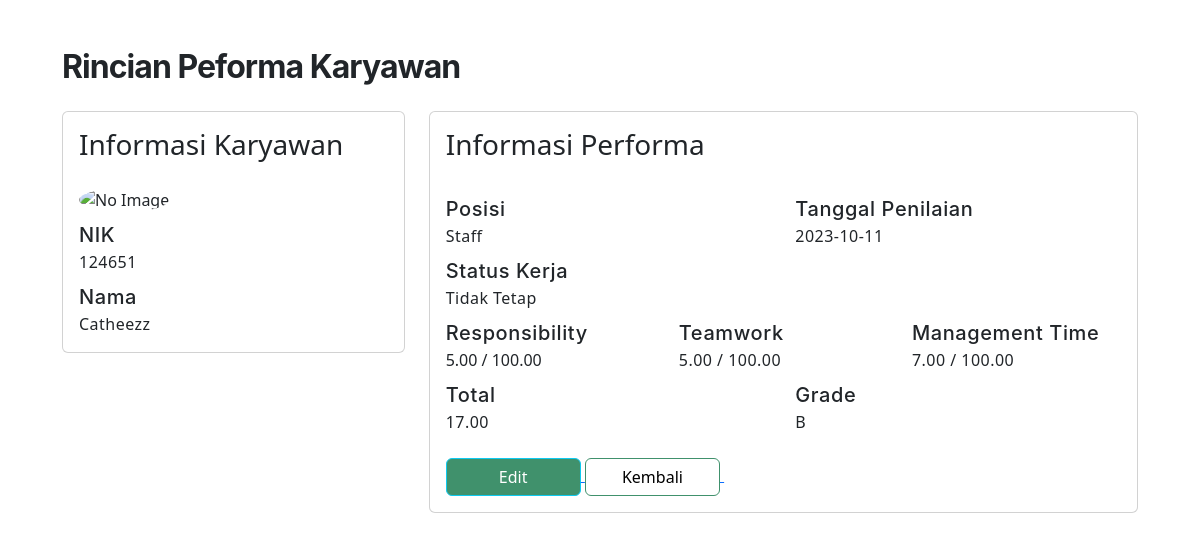
Page /view_performance.php?nik=124651 on the committed database.
### tables this page shows
CREATE TABLE `performance` (
  `nik` int(8) NOT NULL,
  `foto` varchar(200) NOT NULL,
  `nama` varchar(200) NOT NULL,
  `status_kerja` enum('Tetap','Tidak Tetap') NOT NULL,
  `position` varchar(10) NOT NULL,
  `tgl_penilaian` date NOT NULL,
  `responsibility` decimal(10,2) NOT NULL,
  `teamwork` decimal(10,2) NOT NULL,
  `management_time` decimal(10,2) NOT NULL,
  `total` decimal(10,2) NOT NULL,
  `grade` varchar(3) NOT NULL
);

### view_performance.php (the view, shortened to what this page needs)
<!DOCTYPE html>
<html lang="en">
<?php
include "sqlConnect.php";
$nik = $_GET['nik'];
$sql = "SELECT * FROM performance where nik = '$nik' LIMIT 1";
$result = mysqli_query($conn, $sql);
if ($result->num_rows > 0) {
    while ($row = $result->fetch_assoc()) {
        $nik = $row['nik'];
        $nama = $row['nama'];
        $foto = $row['foto'];
        $tglPenilaian = $row['tgl_penilaian'];
        $posisi = $row['position'];
        $statusKerja = $row['status_kerja'];
        $responsibility = $row['responsibility'];
        $teamwork = $row['teamwork'];
        $management = $row['management_time'];
        $total = $row['total'];
        $grade = $row['grade'];
    }
}
?>
<head>
    <link href="https://cdn.jsdelivr.net/npm/bootstrap@5.3.2/dist/css/bootstrap.min.css" rel="stylesheet">
    <link rel="stylesheet" href="https://cdnjs.cloudflare.com/ajax/libs/font-awesome/6.0.0/css/all.min.css">
</head>
<body>
    <div class="container">
        <div class="content-body">
            <div class="content-fluid">
                <h1 class="PageTitle mt-3">Rincian Peforma Karyawan</h1>
                <div class="row">
                    <div class="col-4">
                        <div class="card">
                            <div class="card-body">
                                <h3 class="mb-4">Informasi Karyawan</h3>
                                <div class="col-6 form-input mt-2">
                                    <img src="databaseFoto/<?php echo ($foto) ?>" alt="No Image" id="previewFoto" class="img-fluid rounded-circle" style="width: 100px; height: 100px;">
                                </div>
                                <div class="col-6 form-input mt-2">
                                    <label class="view-title">
                                        NIK
                                    </label>
                                    <br />
                                    <label class="view-value"><?php echo ($nik) ?></label>
                                </div>
                                <div class="col-6 form-input mt-2">
                                    <label class="view-title">
                                        Nama
                                    </label>
                                    <br />
                                    <label class="view-value"><?php echo ($nama) ?></label>
                                </div>
                            </div>
                        </div>
                    </div>
                    <div class="col-8">
                        <div class="card">
                            <div class="card-body">
                                <h3>Informasi Performa</h3>
                                <div class="row mt-4">
                                    <div class="col-6 form-input mt-2">
                                        <label class="view-title">
                                            Posisi
                                        </label>
                                        <br />
                                        <label class="view-value"><?php echo ($posisi) ?></label>
                                    </div>
                                    <div class="col-6 form-input mt-2">
                                        <label class="view-title">
                                            Tanggal Penilaian
                                        </label>
                                        <br />
                                        <label class="view-value"><?php echo ($tglPenilaian) ?></label>
                                    </div>
                                    <div class="col-6 form-input mt-2">
                                        <label class="view-title">
                                            Status Kerja
                                        </label>
                                        <br />
                                        <label class="view-value"><?php echo ($statusKerja) ?></label>
                                    </div>
                                    <div class="col-6 form-input mt-2">
                                    </div>
                                    <div class="col-4 form-input mt-2">
                                        <label class="view-title">
                                            Responsibility
                                        </label>
                                        <br />
                                        <label><?php echo ($responsibility) ?> / 100.00</label>
                                    </div>
                                    <div class="col-4 form-input mt-2">
                                        <label class="view-title">
                                            Teamwork
                                        </label>
                                        <br />
                                        <label class="view-value"><?php echo ($teamwork) ?> / 100.00</label>
                                    </div>
                                    <div class="col-4 form-input mt-2">
                                        <label class="view-title">
                                            Management Time
                                        </label>
                                        <br />
                                        <label class="view-value"><?php echo ($management) ?> / 100.00</label>
                                    </div>
                                    <div class="col-6 form-input mt-2">
                                        <label class="view-title">
                                            Total
                                        </label>
                                        <br />
                                        <label class="view-value"><?php echo ($total) ?></label>
                                    </div>
                                    <div class="col-6 form-input mt-2">
                                        <label class="view-title">
                                            Grade
                                        </label>
                                        <br />
                                        <label class="view-value"><?php echo ($grade) ?></label>
                                    </div>
                                </div>
                                <div class="tab mt-4">
                                    <a href="edit_performance.php?nik=<?php echo ($nik) ?>" target="_self">
                                        <div class="btn btn-info" style="background-color:#40916C;width:20%;color:white">Edit</div>
                                    </a>
                                    <a href="peformance.php" target="_self">
                                        <div class="btn btn-primary" style="background-color:white;width:20%;border:2;border-color:#40916C;color:black;">
                                            Kembali
                                        </div>
                                    </a>
                                </div>
                            </div>
                        </div>
                    </div>
                </div>
            </div>
        </div>
    </div>
</body>
</html>

### view_performance.php (style rules this page uses)
.container { padding: 2rem; }
.PageTitle { font-family: "Inter"; font-style: normal; font-weight: 700; font-size: 32px; line-height: 120%; letter-spacing: -0.03em; margin-bottom: 25px; }
.view-title { font-family: "Inter"; font-weight: 500; font-size: 20px; letter-spacing: +0.03em; }
.view-value { font-size: 16px; line-height: 120%; letter-spacing: +0.03em; }

### rows in the picture
performance: nik "124651", nama "Catheezz", position "Staff", tgl_penilaian "2023-10-11", status_kerja "Tidak Tetap", responsibility "5.00", teamwork "5.00", management_time "7.00", total "17.00", grade "B"
